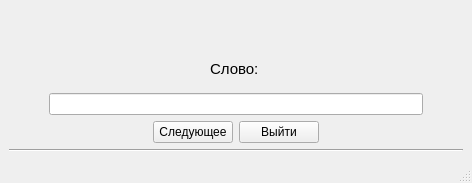
<?xml version="1.0" encoding="UTF-8"?>
<ui version="4.0">
 <class>LessonPassing</class>
 <widget class="QMainWindow" name="LessonPassing">
  <property name="geometry">
   <rect>
    <x>0</x>
    <y>0</y>
    <width>472</width>
    <height>183</height>
   </rect>
  </property>
  <property name="windowTitle">
   <string>Прохождение урока</string>
  </property>
  <widget class="QWidget" name="centralwidget">
   <layout class="QVBoxLayout" name="verticalLayout">
    <item>
     <layout class="QHBoxLayout" name="horizontalLayout">
      <item>
       <spacer name="horizontalSpacer">
        <property name="orientation">
         <enum>Qt::Horizontal</enum>
        </property>
        <property name="sizeHint" stdset="0">
         <size>
          <width>40</width>
          <height>20</height>
         </size>
        </property>
       </spacer>
      </item>
      <item>
       <widget class="QLabel" name="counter">
        <property name="font">
         <font>
          <pointsize>10</pointsize>
         </font>
        </property>
        <property name="text">
         <string/>
        </property>
       </widget>
      </item>
      <item>
       <spacer name="horizontalSpacer_2">
        <property name="orientation">
         <enum>Qt::Horizontal</enum>
        </property>
        <property name="sizeHint" stdset="0">
         <size>
          <width>40</width>
          <height>20</height>
         </size>
        </property>
       </spacer>
      </item>
     </layout>
    </item>
    <item>
     <layout class="QHBoxLayout" name="horizontalLayout_2">
      <item>
       <spacer name="horizontalSpacer_7">
        <property name="orientation">
         <enum>Qt::Horizontal</enum>
        </property>
        <property name="sizeHint" stdset="0">
         <size>
          <width>40</width>
          <height>20</height>
         </size>
        </property>
       </spacer>
      </item>
      <item>
       <widget class="QLabel" name="current_word">
        <property name="font">
         <font>
          <pointsize>11</pointsize>
         </font>
        </property>
        <property name="text">
         <string>Слово: </string>
        </property>
       </widget>
      </item>
      <item>
       <spacer name="horizontalSpacer_8">
        <property name="orientation">
         <enum>Qt::Horizontal</enum>
        </property>
        <property name="sizeHint" stdset="0">
         <size>
          <width>40</width>
          <height>20</height>
         </size>
        </property>
       </spacer>
      </item>
     </layout>
    </item>
    <item>
     <layout class="QHBoxLayout" name="horizontalLayout_3">
      <item>
       <spacer name="horizontalSpacer_5">
        <property name="orientation">
         <enum>Qt::Horizontal</enum>
        </property>
        <property name="sizeType">
         <enum>QSizePolicy::Preferred</enum>
        </property>
        <property name="sizeHint" stdset="0">
         <size>
          <width>40</width>
          <height>20</height>
         </size>
        </property>
       </spacer>
      </item>
      <item>
       <widget class="QLineEdit" name="enter_word"/>
      </item>
      <item>
       <spacer name="horizontalSpacer_6">
        <property name="orientation">
         <enum>Qt::Horizontal</enum>
        </property>
        <property name="sizeType">
         <enum>QSizePolicy::Preferred</enum>
        </property>
        <property name="sizeHint" stdset="0">
         <size>
          <width>40</width>
          <height>20</height>
         </size>
        </property>
       </spacer>
      </item>
     </layout>
    </item>
    <item>
     <layout class="QHBoxLayout" name="horizontalLayout_4">
      <item>
       <spacer name="horizontalSpacer_3">
        <property name="orientation">
         <enum>Qt::Horizontal</enum>
        </property>
        <property name="sizeType">
         <enum>QSizePolicy::Expanding</enum>
        </property>
        <property name="sizeHint" stdset="0">
         <size>
          <width>40</width>
          <height>20</height>
         </size>
        </property>
       </spacer>
      </item>
      <item>
       <widget class="QPushButton" name="btn_next">
        <property name="text">
         <string>Следующее</string>
        </property>
       </widget>
      </item>
      <item>
       <widget class="QPushButton" name="btn_to_menu">
        <property name="text">
         <string>Выйти</string>
        </property>
       </widget>
      </item>
      <item>
       <spacer name="horizontalSpacer_4">
        <property name="orientation">
         <enum>Qt::Horizontal</enum>
        </property>
        <property name="sizeType">
         <enum>QSizePolicy::Expanding</enum>
        </property>
        <property name="sizeHint" stdset="0">
         <size>
          <width>40</width>
          <height>20</height>
         </size>
        </property>
       </spacer>
      </item>
     </layout>
    </item>
    <item>
     <widget class="Line" name="line">
      <property name="orientation">
       <enum>Qt::Horizontal</enum>
      </property>
     </widget>
    </item>
   </layout>
  </widget>
  <widget class="QStatusBar" name="status_line"/>
 </widget>
 <resources/>
 <connections/>
</ui>
